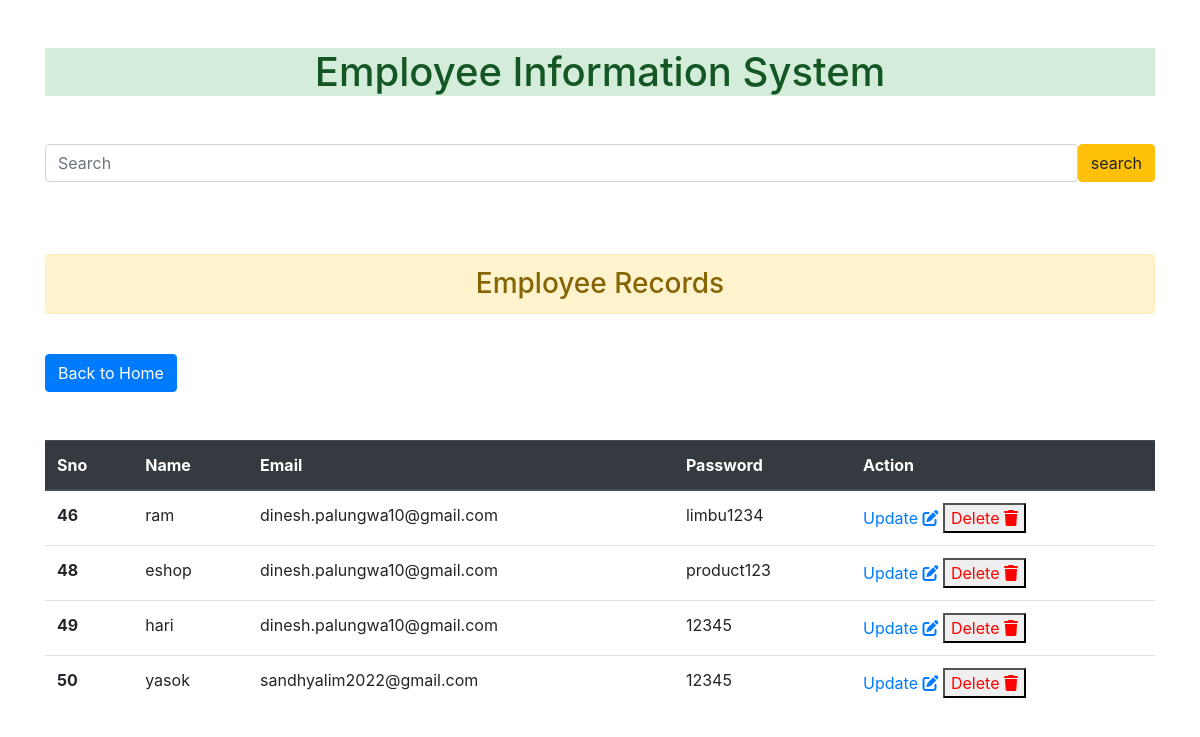
Page /list on the committed database.
### app1/models.py (models this page shows, shortened)
class Employee(models.Model):
    name=models.CharField( max_length=50)
    email=models.EmailField( max_length=254)
    password=models.CharField( max_length=50)

### app1/views.py (the view)
# urls.py: path('list',views.list,name="list"),
def list(request):
    data=Employee.objects.all()
    if request.method=="GET":
        ct=request.GET.get('searchname')
        if ct!=None:
         data=Employee.objects.filter(name__icontains=ct)
    return render(request,'app1/list.html',{'data':data})

### templates/app1/list.html (shortened to what this page needs)
{% extends 'app1/base.html' %}
{% block content %}
<form class="d-flex" method="get">
   <input class="form-control me-2" type="search" name="searchname" placeholder="Search" aria-label="Search">
   <input class="btn btn-warning" type="submit" value='search'>
 </form>
<br><br><br>
<h3 class="alert alert-warning text-center">Employee Records</h3>
<br>
<a href="{% url 'zeropage' %}" class="btn btn-primary"> Back to Home</a>
{% if data %}
<table class="table my-5">
    <thead class="thead-dark">
      <tr>
        <th scope="col">Sno</th>
        <th scope="col">Name</th>
        <th scope="col">Email</th>
        <th scope="col">Password</th>
        <th scope="col">Action</th>
      </tr>
    </thead>
    <tbody>
      {% for i in data  %}
       <tr>
        <th scope="row">{{i.id}}</th>
        <td>{{i.name}}</td>
        <td>{{i.email}}</td>
        <td>{{i.password}}</td>
        <td>
            <a href="{% url 'update' i.id %}">
                Update
            <i class="fa-solid fa-pen-to-square"></i>
            </a>
            <form action="{% url 'delete' i.id %}" class="d-inline" >
              <button type="submit" style="color: red;">
                Delete
                <i class="fa-solid fa-trash"></i>
              </button>
            </form>
        </td>
      </tr>
      {% endfor %}
    </tbody>
</table>
{% else %}
<div style="text-align: center;color: brown;size: 30px;">
<h1>Employee Data is Not Available..</h1>
</div>
{% endif %}
    {% endblock content %}

### templates/app1/base.html (shortened to what this page needs)
<!doctype html>
<html lang="en">
  <head>
    <link rel="stylesheet" href="https://cdn.jsdelivr.net/npm/bootstrap@4.3.1/dist/css/bootstrap.min.css">
  </head>
  <body>
    <div class="container">
    <h1 class="atert alert-success my-5 text-center">Employee Information System</h1>
    {% block content %}
    {% endblock content %}
</div>
  </body>
</html>

### rows in the picture
Employee: id "46", name "ram", email "dinesh.palungwa10@gmail.com", password "limbu1234"
Employee: id "48", name "eshop", email "dinesh.palungwa10@gmail.com", password "product123"
Employee: id "49", name "hari", email "dinesh.palungwa10@gmail.com", password "12345"
Employee: id "50", name "yasok", email "sandhyalim2022@gmail.com", password "12345"
